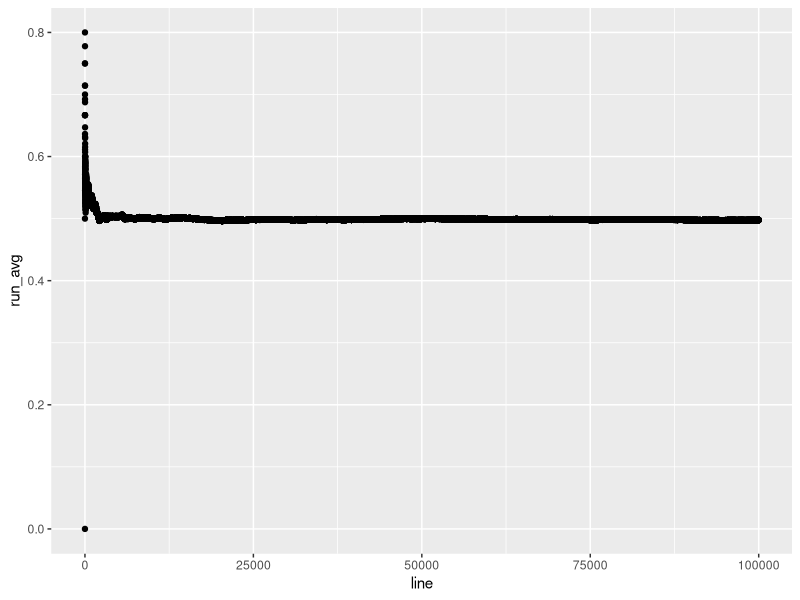

R code for this plot:
## ---- chunk 1
library(tidyverse)
## ---- chunk 2
# 1/n converges slowly!
size <- 100000
t <- tibble(x=sample(x=c(1,0),size=size, replace = TRUE),
			run_avg = dplyr::cummean(x)
			) %>% 
	mutate(line = 1:size)

t$run_avg %>% tail()
t %>% ggplot(aes(x=line, y=run_avg)) +
	geom_point()
	
